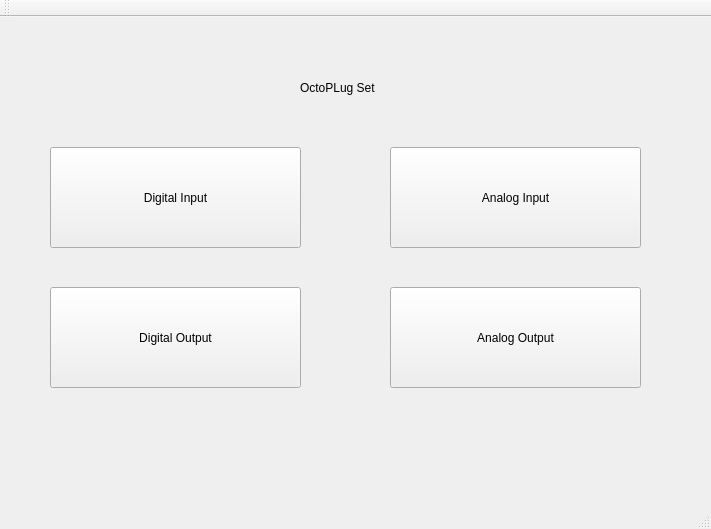
<?xml version="1.0" encoding="UTF-8"?>
<ui version="4.0">
 <class>octoSet</class>
 <widget class="QMainWindow" name="octoSet">
  <property name="geometry">
   <rect>
    <x>0</x>
    <y>0</y>
    <width>711</width>
    <height>529</height>
   </rect>
  </property>
  <property name="windowTitle">
   <string>octoSet</string>
  </property>
  <widget class="QWidget" name="centralWidget">
   <widget class="QPushButton" name="dig_in">
    <property name="geometry">
     <rect>
      <x>50</x>
      <y>130</y>
      <width>251</width>
      <height>101</height>
     </rect>
    </property>
    <property name="text">
     <string>Digital Input</string>
    </property>
   </widget>
   <widget class="QPushButton" name="ana_out">
    <property name="geometry">
     <rect>
      <x>390</x>
      <y>270</y>
      <width>251</width>
      <height>101</height>
     </rect>
    </property>
    <property name="text">
     <string>Analog Output</string>
    </property>
   </widget>
   <widget class="QPushButton" name="ana_in">
    <property name="geometry">
     <rect>
      <x>390</x>
      <y>130</y>
      <width>251</width>
      <height>101</height>
     </rect>
    </property>
    <property name="text">
     <string>Analog Input</string>
    </property>
   </widget>
   <widget class="QPushButton" name="dig_out">
    <property name="geometry">
     <rect>
      <x>50</x>
      <y>270</y>
      <width>251</width>
      <height>101</height>
     </rect>
    </property>
    <property name="text">
     <string>Digital Output</string>
    </property>
   </widget>
   <widget class="QLabel" name="label">
    <property name="geometry">
     <rect>
      <x>300</x>
      <y>20</y>
      <width>101</width>
      <height>101</height>
     </rect>
    </property>
    <property name="text">
     <string>OctoPLug Set</string>
    </property>
   </widget>
  </widget>
  <widget class="QMenuBar" name="menuBar">
   <property name="geometry">
    <rect>
     <x>0</x>
     <y>0</y>
     <width>711</width>
     <height>25</height>
    </rect>
   </property>
  </widget>
  <widget class="QToolBar" name="mainToolBar">
   <attribute name="toolBarArea">
    <enum>TopToolBarArea</enum>
   </attribute>
   <attribute name="toolBarBreak">
    <bool>false</bool>
   </attribute>
  </widget>
  <widget class="QStatusBar" name="statusBar"/>
 </widget>
 <layoutdefault spacing="6" margin="11"/>
 <resources/>
 <connections/>
</ui>
